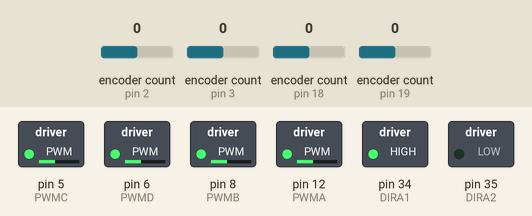
Bench run of a sketch on a simulated Arduino Mega 2560, built with avr-gcc and run on an emulated ATmega2560. Parts: switched loads named in the sketch (green lamp = pin HIGH). The test bench sets the inputs (shaded band); at power-on: encoder count (sensors on pin 2, pin 3, pin 18, pin 19) 0. What the sketch prints to the serial monitor is not drawn.

Above: at 0.1 s.
Timing chart, 0 to 1.6 s (numbered marks = the images above):
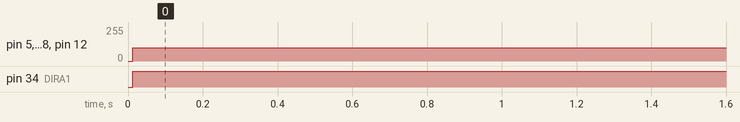

Measured:
- by itself, pin 5 (PWMC), pin 6 (PWMD), pin 8 (PWMB), pin 12 (PWMA): 0/255 → 100/255 at 0.01 s
- by itself, pin 34 (DIRA1): LOW → HIGH at 0.01 s

The sketch:

four_Motors_PID.ino
```cpp
#include <Encoder.h>

#define PWMA 12
#define DIRA1 34
#define DIRA2 35
#define ENCA 18
#define ENCB 31

#define PWMB 8
#define DIRB1 37
#define DIRB2 36
#define ENCB1 19
#define ENCB2 38

#define PWMC 5//9
#define DIRC1 43
#define DIRC2 42
#define ENCC1 3
#define ENCC2 49

#define PWMD 6//5
#define DIRD1 A5//26
#define DIRD2 A4//27
#define ENCD1 2
#define ENCD2 1 //23


#define MOTORA_FORWARD(pwm)    do{digitalWrite(DIRA1,LOW); digitalWrite(DIRA2,HIGH);analogWrite(PWMA,pwm);}while(0)
#define MOTORA_STOP(x)         do{digitalWrite(DIRA1,LOW); digitalWrite(DIRA2,LOW); analogWrite(PWMA,0);}while(0)
#define MOTORA_BACKOFF(pwm)    do{digitalWrite(DIRA1,HIGH);digitalWrite(DIRA2,LOW); analogWrite(PWMA,pwm);}while(0)

#define MOTORB_FORWARD(pwm)    do{digitalWrite(DIRB1,LOW); digitalWrite(DIRB2,HIGH);analogWrite(PWMB,pwm);}while(0)
#define MOTORB_STOP(x)         do{digitalWrite(DIRB1,LOW); digitalWrite(DIRB2,LOW); analogWrite(PWMB,0);}while(0)
#define MOTORB_BACKOFF(pwm)    do{digitalWrite(DIRB1,HIGH);digitalWrite(DIRB2,LOW); analogWrite(PWMB,pwm);}while(0)

#define MOTORC_FORWARD(pwm)    do{digitalWrite(DIRC1,LOW); digitalWrite(DIRC2,HIGH);analogWrite(PWMC,pwm);}while(0)
#define MOTORC_STOP(x)         do{digitalWrite(DIRC1,LOW); digitalWrite(DIRC2,LOW); analogWrite(PWMC,0);}while(0)
#define MOTORC_BACKOFF(pwm)    do{digitalWrite(DIRC1,HIGH);digitalWrite(DIRC2,LOW); analogWrite(PWMC,pwm);}while(0)

#define MOTORD_FORWARD(pwm)    do{digitalWrite(DIRD1,LOW); digitalWrite(DIRD2,HIGH);analogWrite(PWMD,pwm);}while(0)
#define MOTORD_STOP(x)         do{digitalWrite(DIRD1,LOW); digitalWrite(DIRD2,LOW); analogWrite(PWMD,0);}while(0)
#define MOTORD_BACKOFF(pwm)    do{digitalWrite(DIRD1,HIGH);digitalWrite(DIRD2,LOW); analogWrite(PWMD,pwm);}while(0)


Encoder myEnc(ENCA, ENCB);
Encoder myEncB(ENCB1, ENCB2);//
Encoder myEncC(ENCC1, ENCC2);//
Encoder myEncD(ENCD1, ENCD2);//

//measure them accurately
const int ticks_per_rev = 1300;//int ticks ( number of encoder ticks in one revolution of the motor shaft)
const float wheel_diameter = 0.08;//in meters (diameter of the wheel used for motion.)


double Setpoint, Input, Output;
double SetpointB, InputB, OutputB;//
double SetpointC, InputC, OutputC;//
double SetpointD, InputD, OutputD;//


double Kp = 0.8, Ki = 0, Kd = 0;
double P, I, D;
double error;

unsigned int t1 = 0;
unsigned int t2 = 0;
double dt = 10;
int pwm = 0;
bool state = 0;

void setup() {
  // put your setup code here, to run once:
  Serial.begin(115200);
  //pinMode(PWMA, OUTPUT);
  pinMode(DIRA1, OUTPUT);
  pinMode(DIRA2, OUTPUT);

  t1 = millis();
  t2 = millis();

  //distance to cover in meter
  float go_to = 1.50;
  float num_revs = go_to/(PI*wheel_diameter);
  int ticks = num_revs*ticks_per_rev;

  Setpoint = ticks;
  SetpointB = ticks;
  SetpointC = ticks;
  SetpointD = ticks;
}

void loop() {
  // put your main code here, to run repeatedly:


  if ((millis() - t1) >=  dt)
  {
    t1 = millis();
    Input = myEnc.read();
    error = Setpoint - Input;
    P = Kp * error;
    D = Kd * error / dt;
    I += Ki * error * dt;
    Output = -(P + I + D);

    pwm = abs((int)Output);
    if (pwm > 100) pwm = 100;


    if(Output > 0){
      MOTORA_FORWARD(pwm);
      MOTORB_FORWARD(pwm);
      MOTORC_FORWARD(pwm);
      MOTORD_FORWARD(pwm);}
    else{
      MOTORA_BACKOFF(pwm);
      MOTORB_BACKOFF(pwm);
      MOTORC_BACKOFF(pwm);
      MOTORD_BACKOFF(pwm);}
  }

  Serial.print(Setpoint);Serial.print("\t");
  Serial.println(Input);
  Serial.print(SetpointB);Serial.print("\tInput: ");
  Serial.println(Input);
  /*Serial.print(SetpointC);Serial.print("\tInput: ");
  Serial.println(Input);
  Serial.print(SetpointD);Serial.print("\tInput: ");
  Serial.println(Input);*/
}
```
